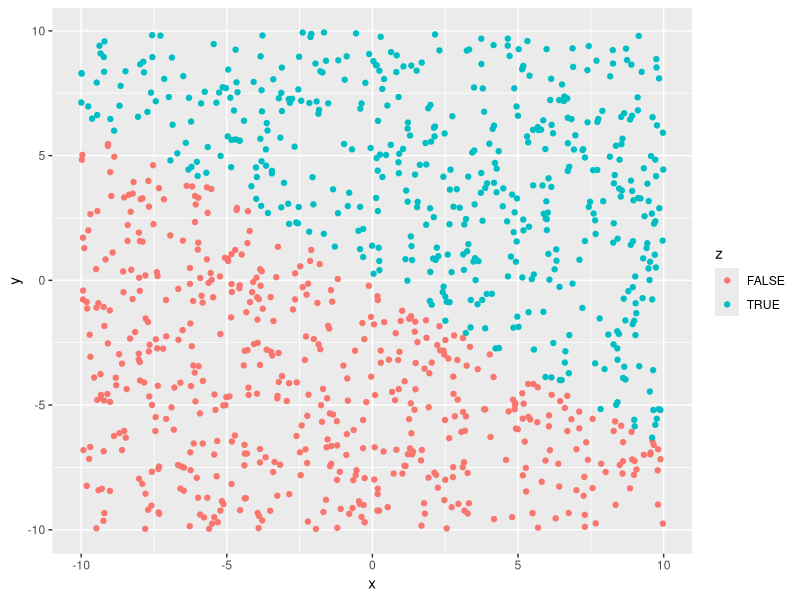

Write R code to recreate this figure.
## ---- chunk 1
rm(list=ls()); 
library(nnet); 
library(ggplot2);
set.seed(1234);
## ---- chunk 2
x <- runif(1000, -10, 10);
y <- runif(1000, -10, 10);
z <- ( 2*x + 3*y > 0);
D <- data.frame(x, y, z);

print( qplot(x, y, color=z) );

## ---- chunk 3
A <- D[1:4, ]; print(A);
B <- D[5:7, ]; print(B);
## ---- chunk 4
M <- function(x) { return(x*x); }
## ---- chunk 5
y <- A[, 2];
y1 <- M(A[, 1]);
e1 <- abs(y - y1);
print( data.frame(y, y1, e1) );
print( data.frame(key="Training error", val=sum(e1) ));
## ---- chunk 6
y <- B[, 2];
y1 <- M( B[, 1] );
e1 <- abs(y - y1);
print( data.frame(y, y1, e1) );
print( data.frame(key="Testing error", val=sum(e1) ));
